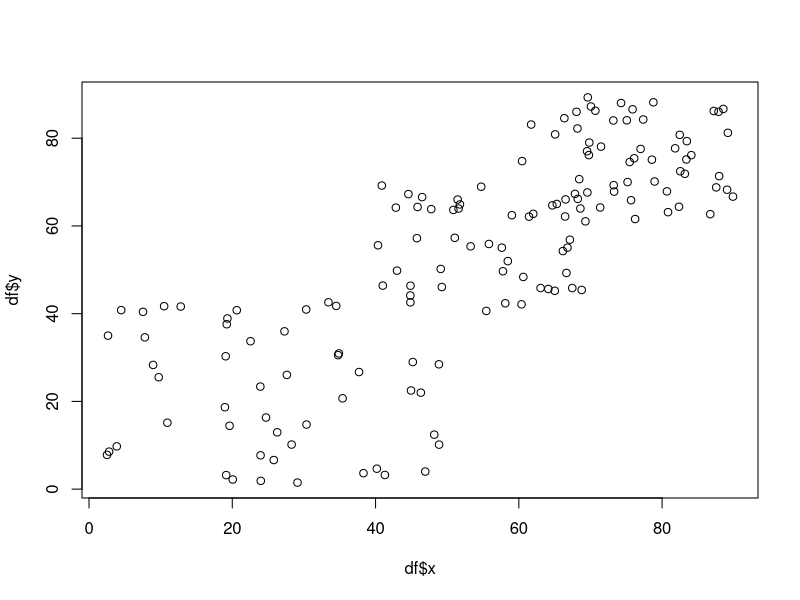
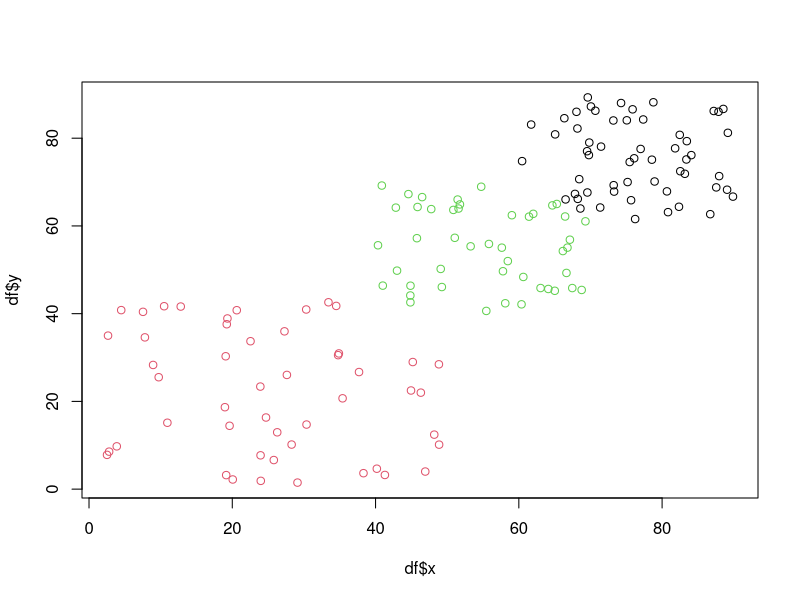

The R source for these figures, in order:
## ---- chunk 1
knitr::opts_chunk$set(echo = TRUE)
library(dplyr)
## ---- chunk 2
#create data from 3 distinct pools
set.seed(47)
x1 <- runif(50, 1, 50)
y1 <- runif(50, 1, 50)
x2 <- runif(50, 40, 70)
y2 <- runif(50, 40, 70)
x3 <- runif(50, 60, 90)
y3 <- runif(50, 60, 90)

#combine
x <- c(x1, x2, x3)
y <- c(y1, y2, y3)

#create df
df <- cbind(x,y)
df <- as.data.frame(df)

#plot
plot(df$x, df$y)
## ---- chunk 3
#choose k
k <- 3

#choose centroid
set.seed(47)
cent.x <- runif(3, 1, 100)
cent.y <- runif(3, 1, 100)
centroids <- as.data.frame(cbind(cent.x, cent.y))
centroids

#define variables
n <- nrow(df)

#define euclidean distance function
euc.dist <- function(x1, x2){
  distance <- sqrt(sum((x1 - x2)^2))
  return(distance)
}
## ---- chunk 4
runs = 15

#the algorithm
for(i in 1:runs){
   #calculate distance
    k1 <- NULL
    for(i in 1:n){
      k1[i] <- euc.dist(df[i,],centroids[1,])
      }
    
    k2 <- NULL
    for(i in 1:n){
      k2[i] <- euc.dist(df[i,], centroids[2,])
      }
    
    k3 <- NULL
    for(i in 1:n){
      k3[i] <- euc.dist(df[i,], centroids[3,])
      }
    
    dm <- NULL
    dm <- as.data.frame(cbind(k1, k2, k3))
    
    #find clusters
    clust <- NULL
    clust <- apply(dm, 1, which.min)
    
    #bind cluster assignment to original dataframe
    df_new <- cbind(df, clust)
    
    #recalculate new centroids
    for(i in 1:k){
      test <- df %>%
        filter(clust == i) %>%
        colMeans()
      test <- t(as.matrix(test))[,-3]
      centroids[i,] <- test
    }
}
## ---- chunk 5
plot(df$x, df$y, col = clust)
## ---- chunk 6
#wrapping everything up in a function
